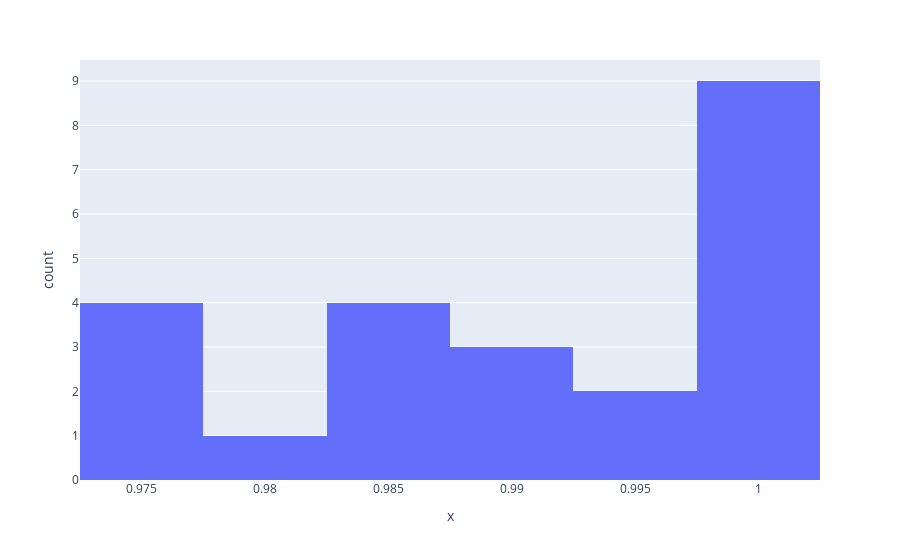

Notebook code for this chart:
### Code cell
result = vm.tests.run_test(
    "validmind.model_validation.ragas.AnswerSimilarity",
    inputs={"dataset": vm_test_ds},
    show=False,
)
plot_distribution(result.metric.summary.results[0].data)

### Figure 1 — Plotly figure (JSON) as saved in the notebook; plotly's stock layout.template omitted (floating-point values rounded to 4 significant figures)
{"data": [{"alignmentgroup": "True", "bingroup": "x", "hovertemplate": "x=%{x}<br>count=%{y}<extra></extra>", "legendgroup": "", "marker": {"color": "#636efa", "pattern": {"shape": ""}}, "name": "", "nbinsx": 10, "offsetgroup": "", "orientation": "v", "showlegend": false, "type": "histogram", "x": [0.9958, 0.9856, 1, 0.9888, 0.9845, 0.9768, 1.0, 0.9983, 1.0, 0.9871, 1, 0.9983, 0.9758, 0.9766, 0.9732, 0.9876, 0.9926, 0.9982, 1, 1.0, 0.985, 0.9882, 0.9815], "xaxis": "x", "yaxis": "y"}], "layout": {"barmode": "relative", "legend": {"tracegroupgap": 0}, "margin": {"t": 60}, "xaxis": {"anchor": "y", "domain": [0, 1], "title": {"text": "x"}}, "yaxis": {"anchor": "x", "domain": [0, 1], "title": {"text": "count"}}}}
